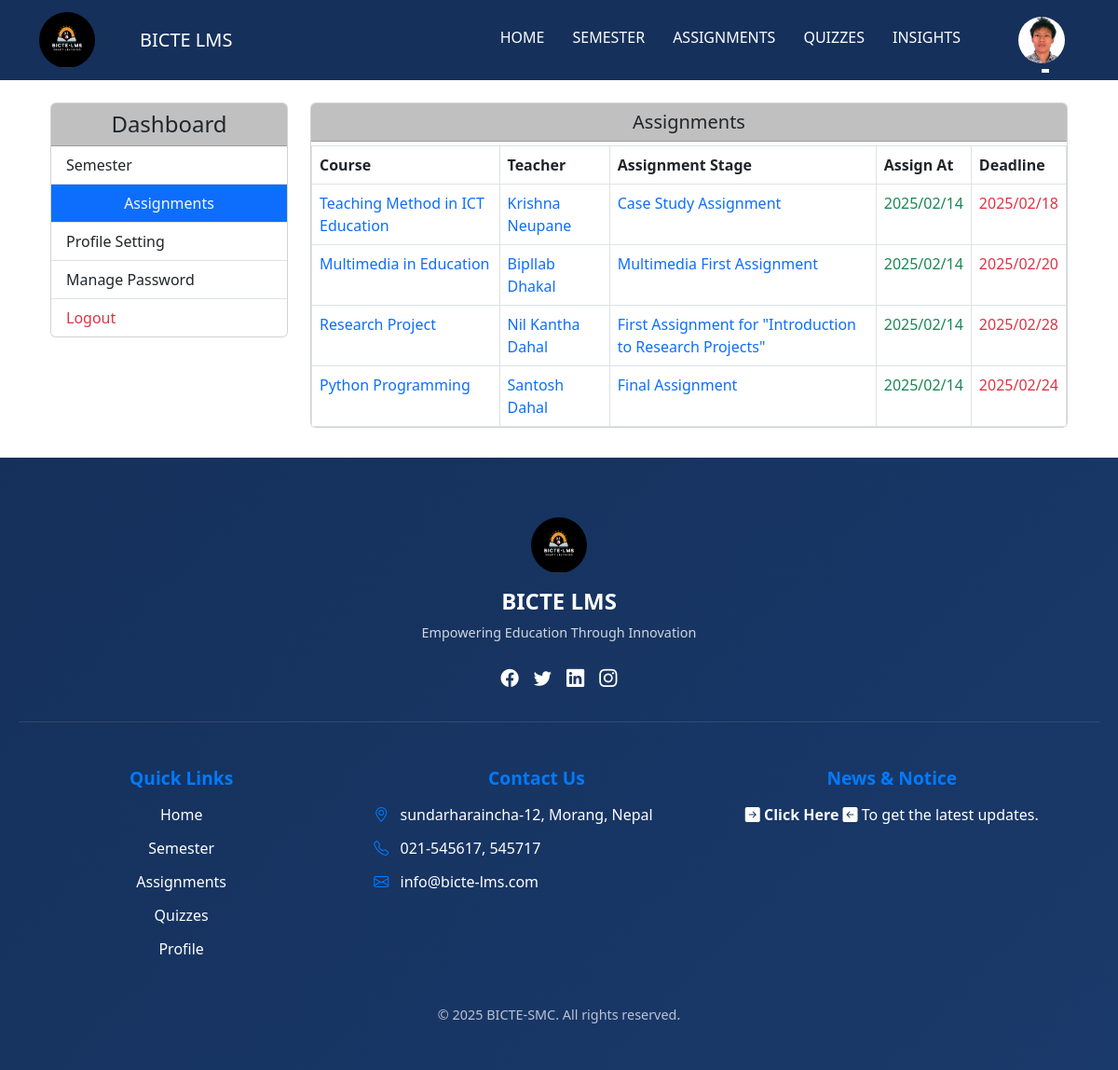
Before: /api/student-dashboard-assignment/ (signed in) with the older database file.
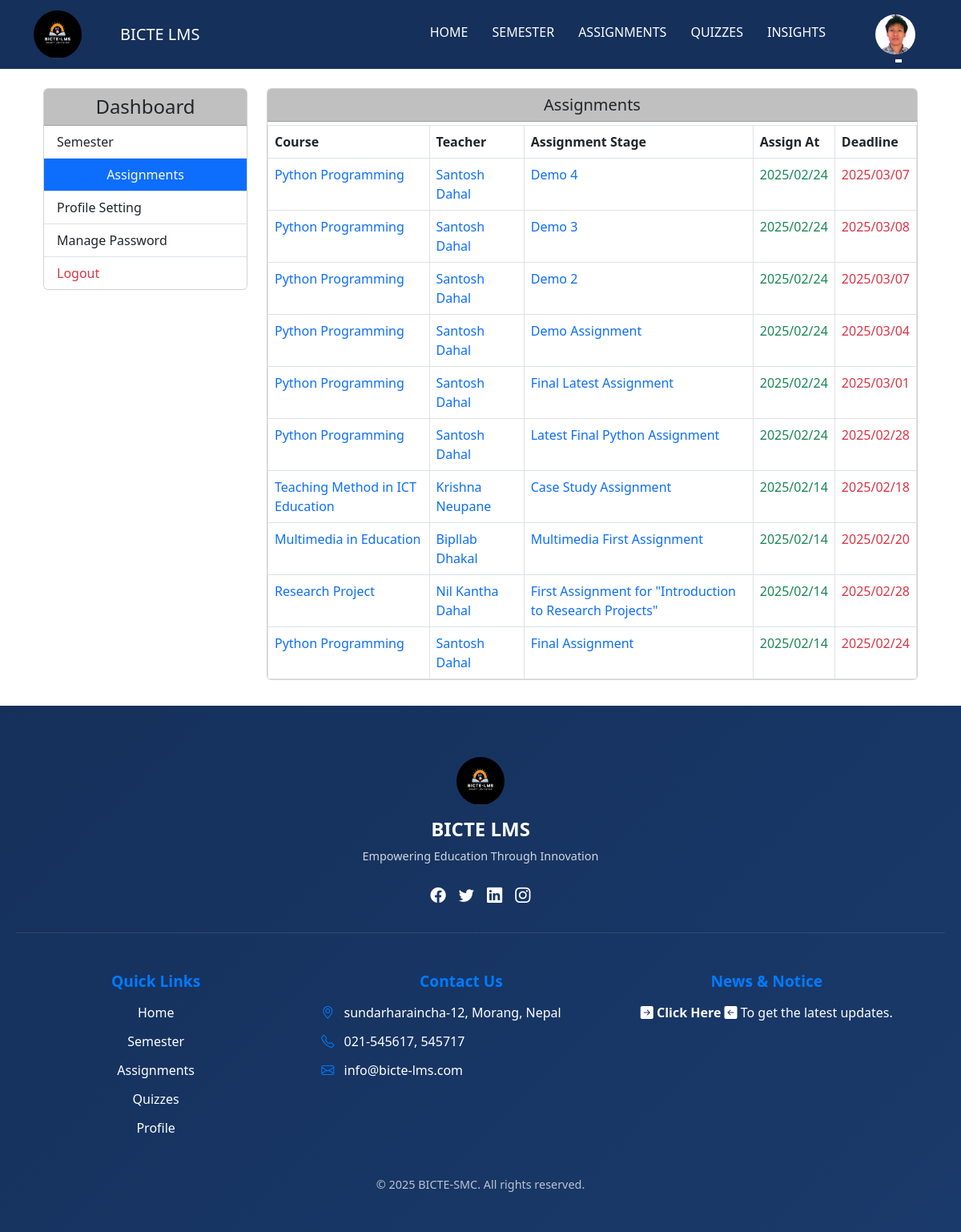
After: the same page with the newer database file.
### main/models.py (models this page shows, shortened)
class Assignment(models.Model):
    title = models.CharField(max_length=255, verbose_name="Assignment Title")
    description = models.TextField(blank=True, null=True, verbose_name="Description")
    file = models.FileField(upload_to="assignments/", blank=True, null=True, verbose_name="Assignment File")
    deadline = models.DateTimeField(verbose_name="Submission Deadline")
    posted_date = models.DateTimeField(auto_now_add=True, verbose_name="Posted Date")
    course = models.ForeignKey(Course, on_delete=models.CASCADE, related_name="assignments", verbose_name="Course")
    teacher = models.ForeignKey(Teacher, on_delete=models.CASCADE, related_name="assignments", verbose_name="Teacher")
    class Meta:
        verbose_name = "Assignment"
        verbose_name_plural = "Assignments"
        ordering = ["-posted_date"]

class Course(models.Model):
    syllabus_file = models.FileField(upload_to='syllabus_files/', null=True, blank=True)
    subject_code = models.CharField(max_length=20)
    title = models.CharField(max_length=50)
    description = models.TextField()
    credits = models.IntegerField()
    is_elective = models.BooleanField(default=False, blank=True, null=True)
    semester = models.ForeignKey(Semester, on_delete=models.CASCADE)
    teacher = models.ForeignKey(Teacher, on_delete=models.SET_NULL, null=True, blank=True)
    class Meta:
        verbose_name = "Course"
        verbose_name_plural = "Courses"

class Teacher(models.Model):
    GENDER_CHOICES = [
        ('male', 'Male'),
        ('female', 'Female'),
        ('other', 'Other'),
    ]
    profile_picture = models.ImageField(upload_to='teacher_pics/', null=True, blank=True, default='images/default_profile_image.jpg')
    t_full_name = models.CharField(max_length=50)
    designation = models.CharField(max_length=100, default='Teacher Assistant')
    t_email = models.EmailField(max_length=100, unique=True)
    t_password = models.CharField(max_length=255)
    t_phone_number = models.CharField(max_length=40)
    t_address = models.CharField(max_length=100)
    hire_date = models.DateField()
    gender = models.CharField(max_length=10,choices=GENDER_CHOICES, verbose_name="Gender",
        default='male')
    class Meta:
        verbose_name = "Teacher"
        verbose_name_plural = "Teachers"

### main/views.py (the view)
# urls.py: path('student-dashboard-assignment/', views.StudentDashboardAssignment.as_view(), name='student-dashboard-assignment'),
class StudentDashboardAssignment(LoginRequiredMixin, TemplateView):
    template_name = 'student_template/st_dashboard_assignment.html'
    login_url = '/api/login/'
    def get_context_data(self, **kwargs):
        context = super().get_context_data(**kwargs)
        try:
            student = Student.objects.get(id=self.request.session.get('user_id'))
            context['student'] = student
            if student.semester:
                if student.semester.is_active:
                    assignments = Assignment.objects.filter(course__semester=student.semester)
                    context['assignments'] = assignments
                    for assignment in assignments:
                        if not assignment.teacher:
                            context['warning'] = 'Some assignments do not have a teacher assigned.'
                else:
                    context['error'] = 'You are not enrolled in an active semester. Please contact the administrator.'
                    context['assignments'] = []
            else:
                context['error'] = 'You are not enrolled in any semester. Please contact the administrator.'
                context['assignments'] = []
        except Student.DoesNotExist:
            context['error'] = 'Student not found. Please log in again.'
        return context

### templates/student_template/st_dashboard_assignment.html (shortened to what the changed rows need)
{% extends 'student_template/st_base_template.html' %} {% block title %} Student-Dashboard - BICTESMC {% endblock %} {% block content %}
<div class="container assignment_dashboard mt-4 ">
    <div class="row">
        <section class="col-md-9 mt-4 mt-md-0">
            <div class="card">
                <div class="card-body p-0">
                     {% if assignments %}
                    <div class="table-responsive">
                        <table class="table table-bordered mb-0 mt-1">
                            <thead>
                                <tr>
                                    <th>Course</th>
                                    <th>Teacher</th>
                                    <th>Assignment Stage</th>
                                    <th>Assign At</th>
                                    <th>Deadline</th>
                                </tr>
                            </thead>
                            <tbody>
                                {% for assignment in assignments %}
                                <tr>
                                    <td>
                                        <a href="{% url 'st-course-detail' assignment.course.id %}" class="text-decoration-none">
                                                {{ assignment.course.title }}
                                            </a>
                                    </td>
                                    <td>
                                        {% if assignment.teacher %}
                                        <a href="{% url 'student-teacher-detail' assignment.teacher.id %}" class="text-decoration-none">
                                                    {{ assignment.teacher.t_full_name }}
                                                </a> {% else %}
                                        <span class="text-muted">Not Assigned</span> {% endif %}
                                    </td>
                                    <td>
                                        {% if assignment %}
                                        <a href="{% url 'st-assignment-detail' assignment.id %}" class="text-decoration-none"> {{ assignment.title }}
                                        </a> {% else %}
                                        <span class="text-muted">No Assignment Available</span> {% endif %}
                                    </td>
                                    <td class="text-success">{{ assignment.posted_date|date:"Y/m/d" }}</td>
                                    <td class="text-danger">{{ assignment.deadline|date:"Y/m/d" }}</td>
                                </tr>
                                {% endfor %}
                            </tbody>
                        </table>
                    </div>
                    {% else %}
                    <div class="alert alert-info text-center fw-bold mt-3" role="alert">
                        No assignments available for the current semester.
                    </div>
                    {% endif %}
                </div>
            </div>
        </section>
    </div>
</div>
{% endblock %}

Changed rows visible on the page:
added Assignment: course "Python Programming", teacher.t_full_name "Santosh Dahal", title "Demo 4", posted_date "2025/02/24", deadline "2025/03/07"
added Assignment: course "Python Programming", teacher.t_full_name "Santosh Dahal", title "Demo 3", posted_date "2025/02/24", deadline "2025/03/08"
added Assignment: course "Python Programming", teacher.t_full_name "Santosh Dahal", title "Demo 2", posted_date "2025/02/24", deadline "2025/03/07"
added Assignment: course "Python Programming", teacher.t_full_name "Santosh Dahal", title "Demo Assignment", posted_date "2025/02/24", deadline "2025/03/04"
added Assignment: course "Python Programming", teacher.t_full_name "Santosh Dahal", title "Final Latest Assignment", posted_date "2025/02/24", deadline "2025/03/01"
added Assignment: course "Python Programming", teacher.t_full_name "Santosh Dahal", title "Latest Final Python Assignment", posted_date "2025/02/24", deadline "2025/02/28"
